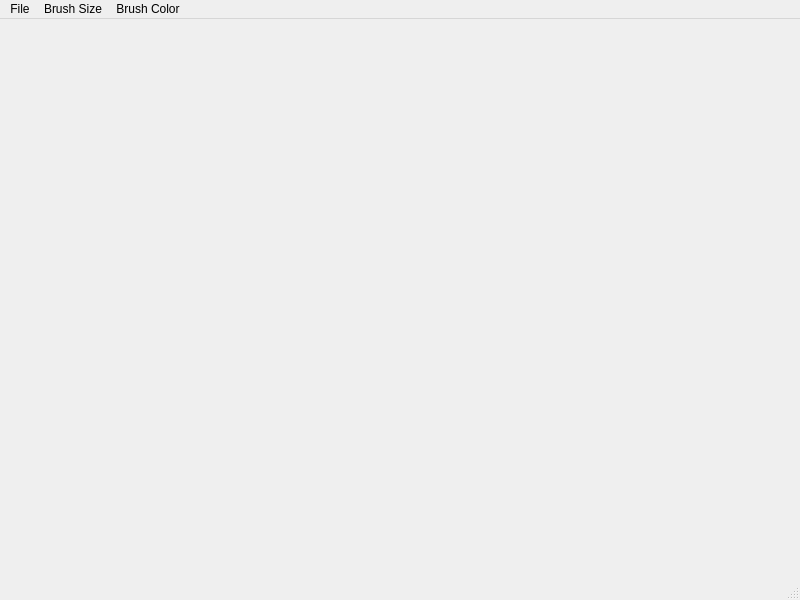
<?xml version="1.0" encoding="UTF-8"?>
<ui version="4.0">
 <class>MainWindow</class>
 <widget class="QMainWindow" name="MainWindow">
  <property name="geometry">
   <rect>
    <x>0</x>
    <y>0</y>
    <width>800</width>
    <height>600</height>
   </rect>
  </property>
  <property name="windowTitle">
   <string>MainWindow</string>
  </property>
  <widget class="QWidget" name="centralwidget"/>
  <widget class="QMenuBar" name="menubar">
   <property name="geometry">
    <rect>
     <x>0</x>
     <y>0</y>
     <width>800</width>
     <height>26</height>
    </rect>
   </property>
   <widget class="QMenu" name="menuFile">
    <property name="title">
     <string>File</string>
    </property>
    <addaction name="actionSave"/>
    <addaction name="actionClear"/>
   </widget>
   <widget class="QMenu" name="menuBrush_Size">
    <property name="title">
     <string>Brush Size</string>
    </property>
    <addaction name="action3px"/>
    <addaction name="action5px"/>
    <addaction name="action7px"/>
    <addaction name="action9px"/>
   </widget>
   <widget class="QMenu" name="menuBrush_Color">
    <property name="title">
     <string>Brush Color</string>
    </property>
    <addaction name="actionBlack"/>
    <addaction name="actionWhite"/>
    <addaction name="actionRed"/>
    <addaction name="actionGreen"/>
    <addaction name="actionYellow"/>
   </widget>
   <addaction name="menuFile"/>
   <addaction name="menuBrush_Size"/>
   <addaction name="menuBrush_Color"/>
  </widget>
  <widget class="QStatusBar" name="statusbar"/>
  <action name="actionSave">
   <property name="icon">
    <iconset resource="res.qrc">
     <normaloff>:/images/images.png</normaloff>:/images/images.png</iconset>
   </property>
   <property name="text">
    <string>Save</string>
   </property>
  </action>
  <action name="actionClear">
   <property name="icon">
    <iconset resource="res.qrc">
     <normaloff>:/images/clear.png</normaloff>:/images/clear.png</iconset>
   </property>
   <property name="text">
    <string>Clear</string>
   </property>
  </action>
  <action name="action3px">
   <property name="icon">
    <iconset resource="res.qrc">
     <normaloff>:/images/3px.png</normaloff>:/images/3px.png</iconset>
   </property>
   <property name="text">
    <string>3px</string>
   </property>
  </action>
  <action name="action5px">
   <property name="icon">
    <iconset resource="res.qrc">
     <normaloff>:/images/5px.png</normaloff>:/images/5px.png</iconset>
   </property>
   <property name="text">
    <string>5px</string>
   </property>
  </action>
  <action name="action7px">
   <property name="icon">
    <iconset resource="res.qrc">
     <normaloff>:/images/7px.png</normaloff>:/images/7px.png</iconset>
   </property>
   <property name="text">
    <string>7px</string>
   </property>
  </action>
  <action name="action9px">
   <property name="icon">
    <iconset resource="res.qrc">
     <normaloff>:/images/9px.png</normaloff>:/images/9px.png</iconset>
   </property>
   <property name="text">
    <string>9px</string>
   </property>
  </action>
  <action name="actionBlack">
   <property name="icon">
    <iconset resource="res.qrc">
     <normaloff>:/images/black.png</normaloff>:/images/black.png</iconset>
   </property>
   <property name="text">
    <string>Black</string>
   </property>
  </action>
  <action name="actionWhite">
   <property name="icon">
    <iconset resource="res.qrc">
     <normaloff>:/images/white.png</normaloff>:/images/white.png</iconset>
   </property>
   <property name="text">
    <string>White</string>
   </property>
  </action>
  <action name="actionRed">
   <property name="icon">
    <iconset resource="res.qrc">
     <normaloff>:/images/red.png</normaloff>:/images/red.png</iconset>
   </property>
   <property name="text">
    <string>Red</string>
   </property>
  </action>
  <action name="actionGreen">
   <property name="icon">
    <iconset resource="res.qrc">
     <normaloff>:/images/green.png</normaloff>:/images/green.png</iconset>
   </property>
   <property name="text">
    <string>Green</string>
   </property>
  </action>
  <action name="actionYellow">
   <property name="icon">
    <iconset resource="res.qrc">
     <normaloff>:/images/yellow.png</normaloff>:/images/yellow.png</iconset>
   </property>
   <property name="text">
    <string>Yellow</string>
   </property>
  </action>
 </widget>
 <resources>
  <include location="res.qrc"/>
 </resources>
 <connections/>
</ui>
